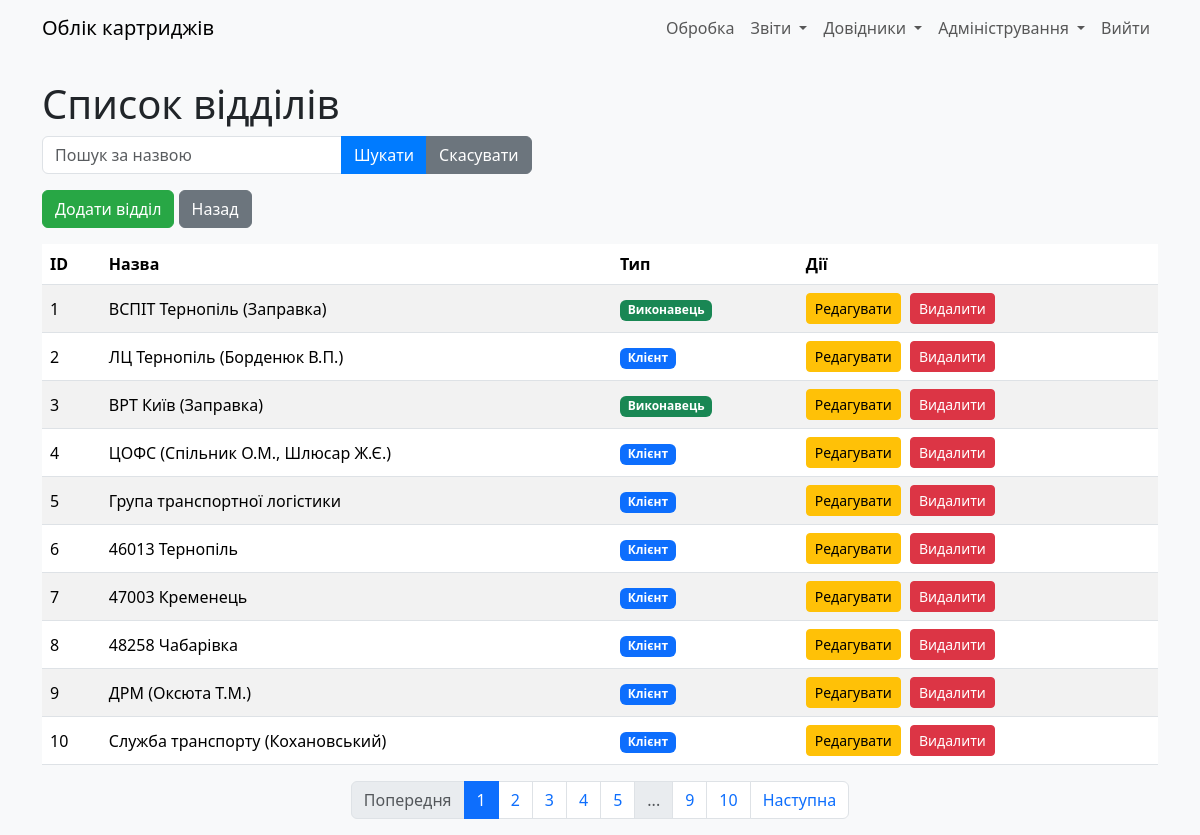
Page /refill_depts (signed in) on the committed database.
### models.py (models this page shows)
class RefillDept(db.Model):
    __tablename__ = "refill_dept"
    id: Mapped[int] = mapped_column(primary_key=True)
    deptname: Mapped[str] = mapped_column(String(30))
    dept_description: Mapped[str] = mapped_column(String(255))
    addr1: Mapped[str] = mapped_column(String(255))
    addr2: Mapped[str] = mapped_column(String(255))
    addr3: Mapped[str] = mapped_column(String(255))
    addr4: Mapped[str] = mapped_column(String(255))
    addr5: Mapped[str] = mapped_column(String(255))
    dept_description: Mapped[str] = mapped_column(String(255))  # Нове поле
    is_exec: Mapped[int] = mapped_column(Integer, server_default=literal(0))
    user_updated: Mapped[int] = mapped_column(ForeignKey(User.id))
    time_updated: Mapped[DateTime] = mapped_column(DateTime, server_default=func.now())

### app.py (the view)
@app.route('/refill_depts')
@login_required
def refill_depts():
    search = request.args.get('search', '')
    page = request.args.get('page', 1, type=int)
    per_page = 10  # Кількість записів на сторінці
    query = RefillDept.query.filter(RefillDept.deptname.ilike(f'%{search}%'))
    pagination = query.paginate(page=page, per_page=per_page)
    return render_template('refill_depts.html',
                           depts=pagination.items,
                           pagination=pagination,
                           search=search)

### app.py (called while the page is built)
@login_manager.user_loader
def load_user(user_id):
    return User.query.get(int(user_id))

### templates/refill_depts.html (shortened to what this page needs)
{% extends "base.html" %}
{% block content %}
    <h1>Список відділів</h1>
    <form method="GET" class="mb-3">
        <div class="input-group">
            <input type="text" name="search" class="form-control" placeholder="Пошук за назвою" value="{{ search }}">
            <button type="submit" class="btn btn-primary">Шукати</button>
            <a href="{{ url_for('refill_depts') }}" class="btn btn-secondary">Скасувати</a>
        </div>
    </form>
    <div class="mb-3">
        <a href="{{ url_for('add_refill_dept') }}" class="btn btn-success">Додати відділ</a>
        <a href="{{ url_for('index') }}" class="btn btn-secondary">Назад</a>
    </div>
    <table class="table table-striped">
        <thead>
            <tr>
                <th>ID</th>
                <th>Назва</th>
                <th>Тип</th>
                <th>Дії</th>
            </tr>
        </thead>
        <tbody>
            {% for dept in depts %}
            <tr>
                <td>{{ dept.id }}</td>
                <td>{{ dept.deptname }}</td>
                <td>
                    {% if dept.is_exec %}
                        <span class="badge bg-success">Виконавець</span>
                    {% else %}
                        <span class="badge bg-primary">Клієнт</span>
                    {% endif %}
                </td>
                <td>
                    <a href="{{ url_for('edit_refill_dept', dept_id=dept.id) }}" class="btn btn-warning btn-sm">Редагувати</a>
                    <form action="{{ url_for('delete_refill_dept', dept_id=dept.id) }}" method="POST" class="d-inline" onsubmit="return confirm('Ви впевнені, що хочете видалити цей відділ?');">
                        <button type="submit" class="btn btn-danger btn-sm">Видалити</button>
                    </form>
                </td>
            </tr>
            {% endfor %}
        </tbody>
    </table>
    <nav aria-label="Page navigation">
        <ul class="pagination justify-content-center">
            {% if pagination.has_prev %}
                <li class="page-item">
                    <a class="page-link" href="{{ url_for('refill_depts', page=pagination.prev_num, search=search) }}">Попередня</a>
                </li>
            {% else %}
                <li class="page-item disabled">
                    <span class="page-link">Попередня</span>
                </li>
            {% endif %}
            {% for page_num in pagination.iter_pages() %}
                {% if page_num %}
                    {% if page_num == pagination.page %}
                        <li class="page-item active">
                            <span class="page-link">{{ page_num }}</span>
                        </li>
                    {% else %}
                        <li class="page-item">
                            <a class="page-link" href="{{ url_for('refill_depts', page=page_num, search=search) }}">{{ page_num }}</a>
                        </li>
                    {% endif %}
                {% else %}
                    <li class="page-item disabled">
                        <span class="page-link">...</span>
                    </li>
                {% endif %}
            {% endfor %}
            {% if pagination.has_next %}
                <li class="page-item">
                    <a class="page-link" href="{{ url_for('refill_depts', page=pagination.next_num, search=search) }}">Наступна</a>
                </li>
            {% else %}
                <li class="page-item disabled">
                    <span class="page-link">Наступна</span>
                </li>
            {% endif %}
        </ul>
    </nav>
{% endblock %}

### templates/base.html (shortened to what this page needs)
<!DOCTYPE html>
<html lang="uk">
<head>
    <link rel="stylesheet" href="{{ url_for('static', filename='css/bootstrap.min.css') }}">
    <link rel="stylesheet" href="{{ url_for('static', filename='css/style.css') }}">
</head>
<body>
    <nav class="navbar navbar-expand-lg navbar-light bg-light">
        <div class="container">
            <a class="navbar-brand" href="{{ url_for('index') }}">Облік картриджів</a>
            <div class="collapse navbar-collapse" id="navbarNav">
                <ul class="navbar-nav ms-auto">
                    {% if current_user.is_authenticated %}
                        <li class="nav-item">
                            <a class="nav-link" href="{{ url_for('mass_input') }}">Обробка</a>
                        </li>
                        <li class="nav-item dropdown">
                            <a class="nav-link dropdown-toggle" href="#" id="navbarDropdownReports" role="button" data-bs-toggle="dropdown" aria-expanded="false">
                                Звіти
                            </a>
                        </li>
                        <li class="nav-item dropdown">
                            <a class="nav-link dropdown-toggle" href="#" id="navbarDropdownRefs" role="button" data-bs-toggle="dropdown" aria-expanded="false">
                                Довідники
                            </a>
                        </li>
                        <li class="nav-item dropdown">
                            <a class="nav-link dropdown-toggle" href="#" id="navbarDropdownStats" role="button" data-bs-toggle="dropdown" aria-expanded="false">
                                Адміністрування
                            </a>
                        </li>
                        <li class="nav-item">
                            <a class="nav-link" href="{{ url_for('logout') }}">Вийти</a>
                        </li>
                    {% else %}
                        <li class="nav-item">
                            <a class="nav-link" href="{{ url_for('login') }}">Увійти</a>
                        </li>
                    {% endif %}
                </ul>
            </div>
        </div>
    </nav>
    <div class="container mt-4">
        {% block content %}{% endblock %}
    </div>
</body>
</html>

### static/css/style.css (style rules this page uses)
body { background-color: #f8f9fa; }
.table th, .table td { vertical-align: middle; }
.form-control, .form-select { max-width: 300px; }
.btn-sm { margin-right: 5px; }
.navbar-nav .nav-link { padding-left: 10px; padding-right: 10px; }
.btn-primary { background-color: #007bff; border-color: #007bff; }
.btn-warning { background-color: #ffc107; border-color: #ffc107; color: #000; }
.btn-success { background-color: #28a745; border-color: #28a745; }
.btn-secondary { background-color: #6c757d; border-color: #6c757d; }

### rows in the picture
RefillDept: id "1", deptname "ВСПІТ Тернопіль (Заправка)", is_exec "Виконавець"
RefillDept: id "2", deptname "ЛЦ Тернопіль (Борденюк В.П.)", is_exec "Клієнт"
RefillDept: id "3", deptname "ВРТ Київ (Заправка)", is_exec "Виконавець"
RefillDept: id "4", deptname "ЦОФС (Спільник О.М., Шлюсар Ж.Є.)", is_exec "Клієнт"
RefillDept: id "5", deptname "Група транспортної логістики", is_exec "Клієнт"
RefillDept: id "6", deptname "46013 Тернопіль", is_exec "Клієнт"
RefillDept: id "7", deptname "47003 Кременець", is_exec "Клієнт"
RefillDept: id "8", deptname "48258 Чабарівка", is_exec "Клієнт"
RefillDept: id "9", deptname "ДРМ (Оксюта Т.М.)", is_exec "Клієнт"
RefillDept: id "10", deptname "Служба транспорту (Кохановський)", is_exec "Клієнт"

### other values in the picture
{{ page_num }} "1"
{{ page_num }} "2" "3" "4" "5" "9" "10"
